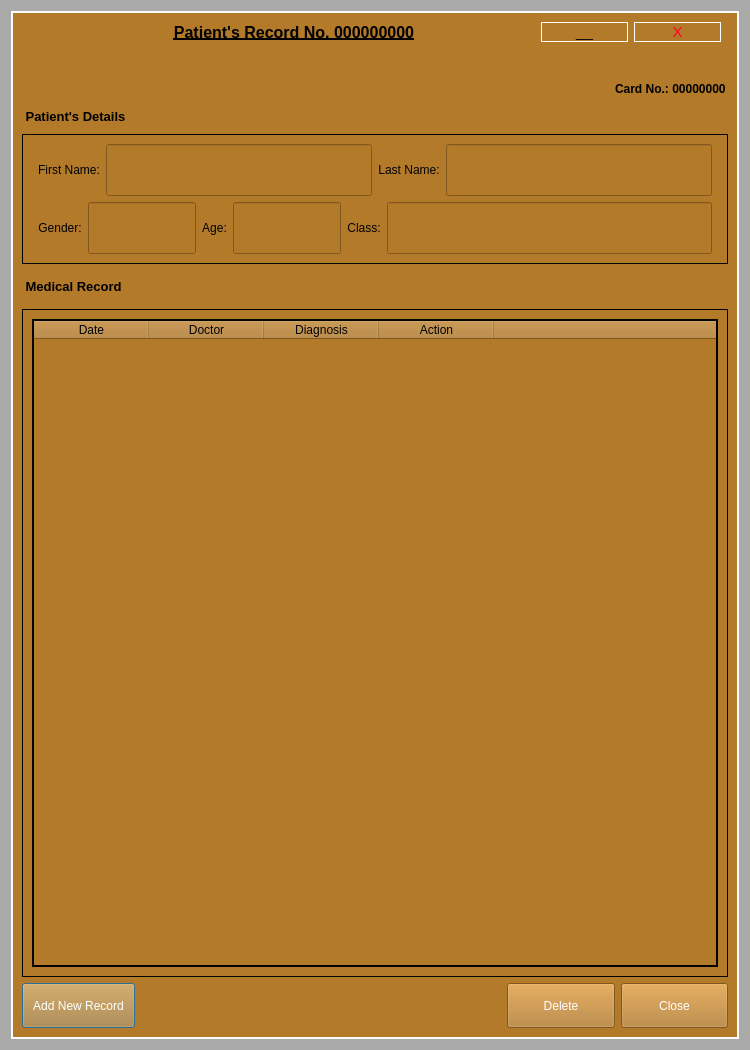
<?xml version="1.0" encoding="UTF-8"?>
<ui version="4.0">
 <class>PRecord</class>
 <widget class="QDialog" name="PRecord">
  <property name="windowModality">
   <enum>Qt::ApplicationModal</enum>
  </property>
  <property name="geometry">
   <rect>
    <x>0</x>
    <y>0</y>
    <width>750</width>
    <height>1050</height>
   </rect>
  </property>
  <property name="sizePolicy">
   <sizepolicy hsizetype="Fixed" vsizetype="Fixed">
    <horstretch>0</horstretch>
    <verstretch>0</verstretch>
   </sizepolicy>
  </property>
  <property name="minimumSize">
   <size>
    <width>750</width>
    <height>1050</height>
   </size>
  </property>
  <property name="maximumSize">
   <size>
    <width>750</width>
    <height>1050</height>
   </size>
  </property>
  <property name="windowTitle">
   <string>Patient's Record</string>
  </property>
  <property name="autoFillBackground">
   <bool>false</bool>
  </property>
  <property name="styleSheet">
   <string notr="true">background-color: rgb(170, 170, 170);</string>
  </property>
  <property name="sizeGripEnabled">
   <bool>false</bool>
  </property>
  <property name="modal">
   <bool>true</bool>
  </property>
  <layout class="QGridLayout" name="gridLayout">
   <item row="0" column="1">
    <widget class="QFrame" name="frame">
     <property name="sizePolicy">
      <sizepolicy hsizetype="Preferred" vsizetype="Preferred">
       <horstretch>0</horstretch>
       <verstretch>0</verstretch>
      </sizepolicy>
     </property>
     <property name="maximumSize">
      <size>
       <width>16777215</width>
       <height>16777215</height>
      </size>
     </property>
     <property name="autoFillBackground">
      <bool>false</bool>
     </property>
     <property name="styleSheet">
      <string notr="true">background-color: rgb(179, 122, 42);
border-color: rgb(4, 4, 4);
color: rgb(255, 255, 255);</string>
     </property>
     <property name="frameShape">
      <enum>QFrame::Box</enum>
     </property>
     <property name="frameShadow">
      <enum>QFrame::Plain</enum>
     </property>
     <property name="lineWidth">
      <number>2</number>
     </property>
     <layout class="QGridLayout" name="gridLayout_3">
      <item row="1" column="0" rowspan="2">
       <spacer name="verticalSpacer_3">
        <property name="orientation">
         <enum>Qt::Vertical</enum>
        </property>
        <property name="sizeHint" stdset="0">
         <size>
          <width>20</width>
          <height>52</height>
         </size>
        </property>
       </spacer>
      </item>
      <item row="7" column="0">
       <layout class="QHBoxLayout" name="horizontalLayout_3">
        <item>
         <widget class="QPushButton" name="addNewBtn">
          <property name="sizePolicy">
           <sizepolicy hsizetype="Preferred" vsizetype="Preferred">
            <horstretch>0</horstretch>
            <verstretch>0</verstretch>
           </sizepolicy>
          </property>
          <property name="text">
           <string>Add New Record</string>
          </property>
         </widget>
        </item>
       </layout>
      </item>
      <item row="5" column="0">
       <widget class="QLabel" name="label_3">
        <property name="font">
         <font>
          <family>MS Shell Dlg 2</family>
          <pointsize>10</pointsize>
          <weight>75</weight>
          <bold>true</bold>
         </font>
        </property>
        <property name="autoFillBackground">
         <bool>false</bool>
        </property>
        <property name="styleSheet">
         <string notr="true">color: rgb(0, 0, 0);</string>
        </property>
        <property name="text">
         <string> Medical Record</string>
        </property>
       </widget>
      </item>
      <item row="1" column="5">
       <spacer name="verticalSpacer">
        <property name="orientation">
         <enum>Qt::Vertical</enum>
        </property>
        <property name="sizeType">
         <enum>QSizePolicy::Fixed</enum>
        </property>
        <property name="sizeHint" stdset="0">
         <size>
          <width>20</width>
          <height>23</height>
         </size>
        </property>
       </spacer>
      </item>
      <item row="5" column="2">
       <spacer name="verticalSpacer_5">
        <property name="orientation">
         <enum>Qt::Vertical</enum>
        </property>
        <property name="sizeType">
         <enum>QSizePolicy::Fixed</enum>
        </property>
        <property name="sizeHint" stdset="0">
         <size>
          <width>20</width>
          <height>33</height>
         </size>
        </property>
       </spacer>
      </item>
      <item row="3" column="0">
       <widget class="QLabel" name="label_4">
        <property name="sizePolicy">
         <sizepolicy hsizetype="Minimum" vsizetype="Maximum">
          <horstretch>0</horstretch>
          <verstretch>0</verstretch>
         </sizepolicy>
        </property>
        <property name="font">
         <font>
          <family>MS Shell Dlg 2</family>
          <pointsize>10</pointsize>
          <weight>75</weight>
          <bold>true</bold>
         </font>
        </property>
        <property name="autoFillBackground">
         <bool>false</bool>
        </property>
        <property name="styleSheet">
         <string notr="true">color: rgb(0, 0, 0);</string>
        </property>
        <property name="text">
         <string> Patient's Details</string>
        </property>
       </widget>
      </item>
      <item row="7" column="3" colspan="3">
       <layout class="QHBoxLayout" name="horizontalLayout">
        <item>
         <spacer name="horizontalSpacer_3">
          <property name="orientation">
           <enum>Qt::Horizontal</enum>
          </property>
          <property name="sizeType">
           <enum>QSizePolicy::Fixed</enum>
          </property>
          <property name="sizeHint" stdset="0">
           <size>
            <width>129</width>
            <height>20</height>
           </size>
          </property>
         </spacer>
        </item>
        <item>
         <widget class="QPushButton" name="deleteBtn">
          <property name="sizePolicy">
           <sizepolicy hsizetype="Preferred" vsizetype="Preferred">
            <horstretch>0</horstretch>
            <verstretch>0</verstretch>
           </sizepolicy>
          </property>
          <property name="cursor">
           <cursorShape>PointingHandCursor</cursorShape>
          </property>
          <property name="mouseTracking">
           <bool>true</bool>
          </property>
          <property name="tabletTracking">
           <bool>true</bool>
          </property>
          <property name="text">
           <string>Delete</string>
          </property>
         </widget>
        </item>
        <item>
         <widget class="QPushButton" name="closeBtn">
          <property name="sizePolicy">
           <sizepolicy hsizetype="Minimum" vsizetype="Preferred">
            <horstretch>0</horstretch>
            <verstretch>0</verstretch>
           </sizepolicy>
          </property>
          <property name="mouseTracking">
           <bool>true</bool>
          </property>
          <property name="tabletTracking">
           <bool>true</bool>
          </property>
          <property name="text">
           <string>Close</string>
          </property>
         </widget>
        </item>
       </layout>
      </item>
      <item row="7" column="1">
       <spacer name="verticalSpacer_4">
        <property name="orientation">
         <enum>Qt::Vertical</enum>
        </property>
        <property name="sizeType">
         <enum>QSizePolicy::Fixed</enum>
        </property>
        <property name="sizeHint" stdset="0">
         <size>
          <width>20</width>
          <height>45</height>
         </size>
        </property>
       </spacer>
      </item>
      <item row="3" column="4">
       <spacer name="verticalSpacer_2">
        <property name="orientation">
         <enum>Qt::Vertical</enum>
        </property>
        <property name="sizeType">
         <enum>QSizePolicy::Fixed</enum>
        </property>
        <property name="sizeHint" stdset="0">
         <size>
          <width>20</width>
          <height>22</height>
         </size>
        </property>
       </spacer>
      </item>
      <item row="0" column="0" colspan="6">
       <layout class="QHBoxLayout" name="horizontalLayout_2">
        <property name="leftMargin">
         <number>6</number>
        </property>
        <property name="rightMargin">
         <number>6</number>
        </property>
        <item>
         <widget class="QLabel" name="logo">
          <property name="maximumSize">
           <size>
            <width>39</width>
            <height>39</height>
           </size>
          </property>
          <property name="text">
           <string/>
          </property>
          <property name="pixmap">
           <pixmap>Sefa logo2.png</pixmap>
          </property>
          <property name="scaledContents">
           <bool>true</bool>
          </property>
         </widget>
        </item>
        <item>
         <spacer name="horizontalSpacer_2">
          <property name="orientation">
           <enum>Qt::Horizontal</enum>
          </property>
          <property name="sizeType">
           <enum>QSizePolicy::Fixed</enum>
          </property>
          <property name="sizeHint" stdset="0">
           <size>
            <width>80</width>
            <height>20</height>
           </size>
          </property>
         </spacer>
        </item>
        <item>
         <widget class="QLabel" name="label">
          <property name="font">
           <font>
            <family>MS Shell Dlg 2</family>
            <pointsize>12</pointsize>
            <weight>75</weight>
            <bold>true</bold>
            <underline>true</underline>
           </font>
          </property>
          <property name="styleSheet">
           <string notr="true">color: rgb(0, 0, 0);</string>
          </property>
          <property name="text">
           <string>Patient's Record No. 000000000</string>
          </property>
          <property name="alignment">
           <set>Qt::AlignCenter</set>
          </property>
         </widget>
        </item>
        <item>
         <layout class="QHBoxLayout" name="horizontalLayout_6">
          <property name="rightMargin">
           <number>1</number>
          </property>
          <item>
           <spacer name="horizontalSpacer">
            <property name="orientation">
             <enum>Qt::Horizontal</enum>
            </property>
            <property name="sizeType">
             <enum>QSizePolicy::Fixed</enum>
            </property>
            <property name="sizeHint" stdset="0">
             <size>
              <width>100</width>
              <height>20</height>
             </size>
            </property>
           </spacer>
          </item>
          <item>
           <widget class="QFrame" name="frame_5">
            <property name="frameShape">
             <enum>QFrame::Box</enum>
            </property>
            <property name="frameShadow">
             <enum>QFrame::Plain</enum>
            </property>
            <layout class="QGridLayout" name="gridLayout_6">
             <property name="leftMargin">
              <number>0</number>
             </property>
             <property name="topMargin">
              <number>0</number>
             </property>
             <property name="rightMargin">
              <number>0</number>
             </property>
             <property name="bottomMargin">
              <number>0</number>
             </property>
             <item row="0" column="0">
              <widget class="QPushButton" name="minButton">
               <property name="sizePolicy">
                <sizepolicy hsizetype="Ignored" vsizetype="Ignored">
                 <horstretch>0</horstretch>
                 <verstretch>0</verstretch>
                </sizepolicy>
               </property>
               <property name="maximumSize">
                <size>
                 <width>16777215</width>
                 <height>50</height>
                </size>
               </property>
               <property name="font">
                <font>
                 <pointsize>11</pointsize>
                </font>
               </property>
               <property name="cursor">
                <cursorShape>PointingHandCursor</cursorShape>
               </property>
               <property name="mouseTracking">
                <bool>true</bool>
               </property>
               <property name="tabletTracking">
                <bool>true</bool>
               </property>
               <property name="autoFillBackground">
                <bool>false</bool>
               </property>
               <property name="styleSheet">
                <string notr="true">color: rgb(7, 7, 7);
background-color: rgb(170,170,170);
selection-color: rgb(2, 2, 2);
selection-background-color: rgb(190, 13, 0);
border-color: rgb(9, 9, 9);</string>
               </property>
               <property name="text">
                <string>__</string>
               </property>
               <property name="autoDefault">
                <bool>false</bool>
               </property>
               <property name="flat">
                <bool>true</bool>
               </property>
              </widget>
             </item>
            </layout>
           </widget>
          </item>
          <item>
           <widget class="QFrame" name="frame_4">
            <property name="frameShape">
             <enum>QFrame::Box</enum>
            </property>
            <property name="frameShadow">
             <enum>QFrame::Plain</enum>
            </property>
            <layout class="QGridLayout" name="gridLayout_5">
             <property name="leftMargin">
              <number>0</number>
             </property>
             <property name="topMargin">
              <number>0</number>
             </property>
             <property name="rightMargin">
              <number>0</number>
             </property>
             <property name="bottomMargin">
              <number>0</number>
             </property>
             <item row="0" column="0">
              <widget class="QPushButton" name="closeButton">
               <property name="sizePolicy">
                <sizepolicy hsizetype="Ignored" vsizetype="Ignored">
                 <horstretch>0</horstretch>
                 <verstretch>0</verstretch>
                </sizepolicy>
               </property>
               <property name="maximumSize">
                <size>
                 <width>16777215</width>
                 <height>16777215</height>
                </size>
               </property>
               <property name="font">
                <font>
                 <pointsize>11</pointsize>
                </font>
               </property>
               <property name="cursor">
                <cursorShape>PointingHandCursor</cursorShape>
               </property>
               <property name="mouseTracking">
                <bool>true</bool>
               </property>
               <property name="tabletTracking">
                <bool>true</bool>
               </property>
               <property name="layoutDirection">
                <enum>Qt::LeftToRight</enum>
               </property>
               <property name="autoFillBackground">
                <bool>false</bool>
               </property>
               <property name="styleSheet">
                <string notr="true">color: rgb(255, 0, 34);
border-color: rgb(255, 0, 0);
alternate-background-color: rgb(255, 67, 34);
background-color: rgb(170,170,170);
selection-background-color: rgb(255, 0, 0);
selection-background-color: rgb(190, 13, 0);</string>
               </property>
               <property name="text">
                <string>X</string>
               </property>
               <property name="autoDefault">
                <bool>false</bool>
               </property>
               <property name="flat">
                <bool>true</bool>
               </property>
              </widget>
             </item>
            </layout>
           </widget>
          </item>
         </layout>
        </item>
       </layout>
      </item>
      <item row="6" column="0" colspan="6">
       <widget class="QFrame" name="frame_2">
        <property name="sizePolicy">
         <sizepolicy hsizetype="Preferred" vsizetype="Expanding">
          <horstretch>0</horstretch>
          <verstretch>0</verstretch>
         </sizepolicy>
        </property>
        <property name="autoFillBackground">
         <bool>false</bool>
        </property>
        <property name="styleSheet">
         <string notr="true">border-color: rgb(2, 2, 2);
color: rgb(2, 2, 2);</string>
        </property>
        <property name="frameShape">
         <enum>QFrame::Panel</enum>
        </property>
        <property name="frameShadow">
         <enum>QFrame::Plain</enum>
        </property>
        <property name="lineWidth">
         <number>1</number>
        </property>
        <layout class="QGridLayout" name="gridLayout_2">
         <item row="0" column="0" colspan="2">
          <widget class="QTableWidget" name="table">
           <property name="sizePolicy">
            <sizepolicy hsizetype="Preferred" vsizetype="Preferred">
             <horstretch>0</horstretch>
             <verstretch>0</verstretch>
            </sizepolicy>
           </property>
           <property name="autoFillBackground">
            <bool>true</bool>
           </property>
           <property name="frameShape">
            <enum>QFrame::Box</enum>
           </property>
           <property name="frameShadow">
            <enum>QFrame::Plain</enum>
           </property>
           <property name="lineWidth">
            <number>2</number>
           </property>
           <property name="midLineWidth">
            <number>1</number>
           </property>
           <property name="autoScrollMargin">
            <number>10</number>
           </property>
           <property name="editTriggers">
            <set>QAbstractItemView::NoEditTriggers</set>
           </property>
           <property name="alternatingRowColors">
            <bool>true</bool>
           </property>
           <property name="selectionMode">
            <enum>QAbstractItemView::SingleSelection</enum>
           </property>
           <property name="selectionBehavior">
            <enum>QAbstractItemView::SelectRows</enum>
           </property>
           <property name="textElideMode">
            <enum>Qt::ElideMiddle</enum>
           </property>
           <property name="horizontalScrollMode">
            <enum>QAbstractItemView::ScrollPerItem</enum>
           </property>
           <property name="wordWrap">
            <bool>true</bool>
           </property>
           <property name="cornerButtonEnabled">
            <bool>true</bool>
           </property>
           <property name="rowCount">
            <number>0</number>
           </property>
           <property name="columnCount">
            <number>5</number>
           </property>
           <attribute name="horizontalHeaderVisible">
            <bool>true</bool>
           </attribute>
           <attribute name="horizontalHeaderCascadingSectionResizes">
            <bool>true</bool>
           </attribute>
           <attribute name="horizontalHeaderMinimumSectionSize">
            <number>60</number>
           </attribute>
           <attribute name="horizontalHeaderDefaultSectionSize">
            <number>115</number>
           </attribute>
           <attribute name="horizontalHeaderShowSortIndicator" stdset="0">
            <bool>true</bool>
           </attribute>
           <attribute name="horizontalHeaderStretchLastSection">
            <bool>true</bool>
           </attribute>
           <attribute name="verticalHeaderVisible">
            <bool>true</bool>
           </attribute>
           <attribute name="verticalHeaderCascadingSectionResizes">
            <bool>true</bool>
           </attribute>
           <attribute name="verticalHeaderMinimumSectionSize">
            <number>20</number>
           </attribute>
           <attribute name="verticalHeaderDefaultSectionSize">
            <number>40</number>
           </attribute>
           <attribute name="verticalHeaderShowSortIndicator" stdset="0">
            <bool>true</bool>
           </attribute>
           <attribute name="verticalHeaderStretchLastSection">
            <bool>false</bool>
           </attribute>
           <column>
            <property name="text">
             <string>Date</string>
            </property>
           </column>
           <column>
            <property name="text">
             <string>Doctor</string>
            </property>
           </column>
           <column>
            <property name="text">
             <string>Diagnosis</string>
            </property>
           </column>
           <column>
            <property name="text">
             <string>Action</string>
            </property>
           </column>
           <column>
            <property name="text">
             <string/>
            </property>
           </column>
          </widget>
         </item>
        </layout>
       </widget>
      </item>
      <item row="4" column="0" colspan="6">
       <widget class="QFrame" name="frame_3">
        <property name="sizePolicy">
         <sizepolicy hsizetype="Preferred" vsizetype="Expanding">
          <horstretch>0</horstretch>
          <verstretch>0</verstretch>
         </sizepolicy>
        </property>
        <property name="maximumSize">
         <size>
          <width>16777215</width>
          <height>130</height>
         </size>
        </property>
        <property name="autoFillBackground">
         <bool>false</bool>
        </property>
        <property name="styleSheet">
         <string notr="true">border-color: rgb(2, 2, 2);
color: rgb(2, 2, 2);</string>
        </property>
        <property name="frameShape">
         <enum>QFrame::Panel</enum>
        </property>
        <property name="frameShadow">
         <enum>QFrame::Plain</enum>
        </property>
        <property name="lineWidth">
         <number>1</number>
        </property>
        <layout class="QVBoxLayout" name="verticalLayout">
         <item>
          <layout class="QHBoxLayout" name="horizontalLayout_8">
           <property name="leftMargin">
            <number>6</number>
           </property>
           <property name="rightMargin">
            <number>6</number>
           </property>
           <item>
            <widget class="QLabel" name="label_8">
             <property name="text">
              <string>First Name:</string>
             </property>
             <property name="alignment">
              <set>Qt::AlignCenter</set>
             </property>
             <property name="wordWrap">
              <bool>true</bool>
             </property>
             <property name="margin">
              <number>6</number>
             </property>
            </widget>
           </item>
           <item>
            <widget class="QLineEdit" name="lineEdit_4">
             <property name="sizePolicy">
              <sizepolicy hsizetype="Expanding" vsizetype="Preferred">
               <horstretch>0</horstretch>
               <verstretch>2</verstretch>
              </sizepolicy>
             </property>
             <property name="autoFillBackground">
              <bool>false</bool>
             </property>
             <property name="styleSheet">
              <string notr="true">color: rgb(4, 4, 4);
border-color: rgb(6, 6, 6);</string>
             </property>
             <property name="readOnly">
              <bool>true</bool>
             </property>
            </widget>
           </item>
           <item>
            <widget class="QLabel" name="label_9">
             <property name="text">
              <string>Last Name:</string>
             </property>
             <property name="alignment">
              <set>Qt::AlignCenter</set>
             </property>
             <property name="wordWrap">
              <bool>true</bool>
             </property>
             <property name="margin">
              <number>6</number>
             </property>
            </widget>
           </item>
           <item>
            <widget class="QLineEdit" name="lineEdit_5">
             <property name="sizePolicy">
              <sizepolicy hsizetype="Expanding" vsizetype="Preferred">
               <horstretch>0</horstretch>
               <verstretch>2</verstretch>
              </sizepolicy>
             </property>
             <property name="autoFillBackground">
              <bool>false</bool>
             </property>
             <property name="styleSheet">
              <string notr="true">color: rgb(4, 4, 4);
border-color: rgb(6, 6, 6);</string>
             </property>
             <property name="readOnly">
              <bool>true</bool>
             </property>
            </widget>
           </item>
          </layout>
         </item>
         <item>
          <layout class="QHBoxLayout" name="horizontalLayout_7">
           <property name="leftMargin">
            <number>6</number>
           </property>
           <property name="rightMargin">
            <number>6</number>
           </property>
           <item>
            <widget class="QLabel" name="label_5">
             <property name="text">
              <string>Gender:</string>
             </property>
             <property name="alignment">
              <set>Qt::AlignCenter</set>
             </property>
             <property name="wordWrap">
              <bool>true</bool>
             </property>
             <property name="margin">
              <number>6</number>
             </property>
             <property name="indent">
              <number>2</number>
             </property>
             <property name="openExternalLinks">
              <bool>false</bool>
             </property>
            </widget>
           </item>
           <item>
            <widget class="QLineEdit" name="lineEdit">
             <property name="sizePolicy">
              <sizepolicy hsizetype="Preferred" vsizetype="Preferred">
               <horstretch>0</horstretch>
               <verstretch>2</verstretch>
              </sizepolicy>
             </property>
             <property name="autoFillBackground">
              <bool>false</bool>
             </property>
             <property name="styleSheet">
              <string notr="true">color: rgb(4, 4, 4);
border-color: rgb(6, 6, 6);</string>
             </property>
             <property name="readOnly">
              <bool>true</bool>
             </property>
            </widget>
           </item>
           <item>
            <widget class="QLabel" name="label_6">
             <property name="text">
              <string>Age:</string>
             </property>
             <property name="alignment">
              <set>Qt::AlignCenter</set>
             </property>
             <property name="wordWrap">
              <bool>true</bool>
             </property>
             <property name="margin">
              <number>6</number>
             </property>
            </widget>
           </item>
           <item>
            <widget class="QLineEdit" name="lineEdit_2">
             <property name="sizePolicy">
              <sizepolicy hsizetype="Preferred" vsizetype="Preferred">
               <horstretch>0</horstretch>
               <verstretch>0</verstretch>
              </sizepolicy>
             </property>
             <property name="autoFillBackground">
              <bool>false</bool>
             </property>
             <property name="styleSheet">
              <string notr="true">color: rgb(4, 4, 4);
border-color: rgb(6, 6, 6);</string>
             </property>
             <property name="readOnly">
              <bool>true</bool>
             </property>
            </widget>
           </item>
           <item>
            <widget class="QLabel" name="label_7">
             <property name="text">
              <string>Class:</string>
             </property>
             <property name="alignment">
              <set>Qt::AlignCenter</set>
             </property>
             <property name="wordWrap">
              <bool>true</bool>
             </property>
             <property name="margin">
              <number>6</number>
             </property>
            </widget>
           </item>
           <item>
            <widget class="QLineEdit" name="lineEdit_3">
             <property name="sizePolicy">
              <sizepolicy hsizetype="Expanding" vsizetype="Preferred">
               <horstretch>0</horstretch>
               <verstretch>2</verstretch>
              </sizepolicy>
             </property>
             <property name="autoFillBackground">
              <bool>false</bool>
             </property>
             <property name="styleSheet">
              <string notr="true">color: rgb(4, 4, 4);
border-color: rgb(6, 6, 6);</string>
             </property>
             <property name="dragEnabled">
              <bool>true</bool>
             </property>
             <property name="readOnly">
              <bool>true</bool>
             </property>
            </widget>
           </item>
          </layout>
         </item>
        </layout>
       </widget>
      </item>
      <item row="2" column="5">
       <widget class="QLabel" name="label_2">
        <property name="maximumSize">
         <size>
          <width>200</width>
          <height>100</height>
         </size>
        </property>
        <property name="font">
         <font>
          <family>MS UI Gothic</family>
          <pointsize>9</pointsize>
          <weight>75</weight>
          <bold>true</bold>
         </font>
        </property>
        <property name="autoFillBackground">
         <bool>false</bool>
        </property>
        <property name="styleSheet">
         <string notr="true">color: rgb(0, 0, 0);</string>
        </property>
        <property name="text">
         <string>Card No.: 00000000</string>
        </property>
       </widget>
      </item>
     </layout>
    </widget>
   </item>
  </layout>
 </widget>
 <resources/>
 <connections/>
</ui>
